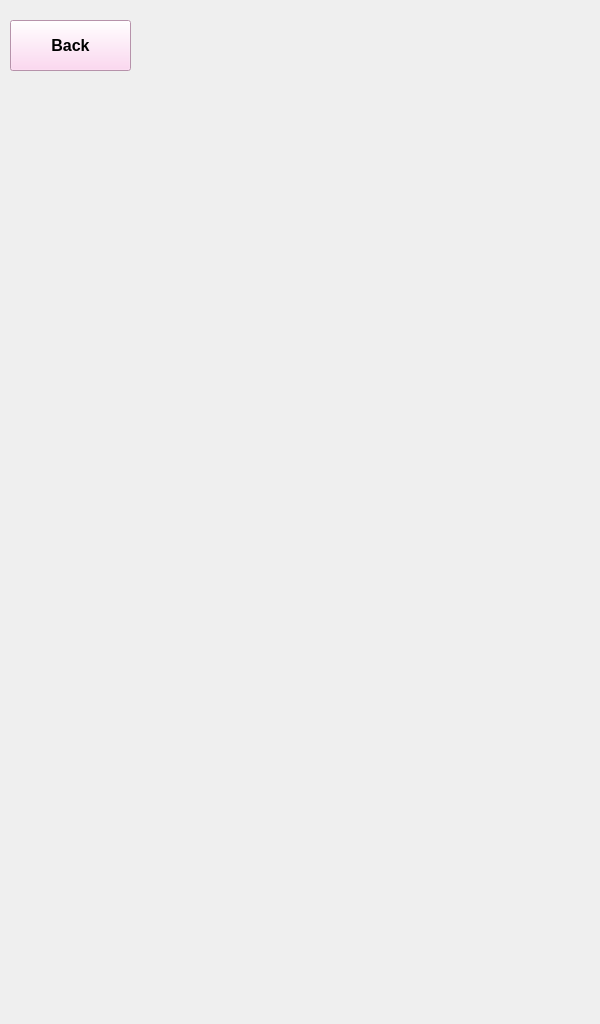
<?xml version="1.0" encoding="UTF-8"?>
<ui version="4.0">
 <class>ThirdWindow</class>
 <widget class="QMainWindow" name="ThirdWindow">
  <property name="geometry">
   <rect>
    <x>0</x>
    <y>0</y>
    <width>600</width>
    <height>1024</height>
   </rect>
  </property>
  <property name="windowTitle">
   <string>MainWindow</string>
  </property>
  <widget class="QWidget" name="centralwidget">
   <widget class="QPushButton" name="Back_Bt">
    <property name="geometry">
     <rect>
      <x>10</x>
      <y>20</y>
      <width>121</width>
      <height>51</height>
     </rect>
    </property>
    <property name="font">
     <font>
      <pointsize>12</pointsize>
      <weight>75</weight>
      <bold>true</bold>
     </font>
    </property>
    <property name="styleSheet">
     <string notr="true">background-color: rgb(255, 205, 238);</string>
    </property>
    <property name="text">
     <string>Back</string>
    </property>
   </widget>
   <widget class="QLabel" name="label_3">
    <property name="geometry">
     <rect>
      <x>0</x>
      <y>0</y>
      <width>600</width>
      <height>1024</height>
     </rect>
    </property>
    <property name="text">
     <string/>
    </property>
    <property name="pixmap">
     <pixmap>../../designs/InsertCoin_02.jpg</pixmap>
    </property>
    <property name="scaledContents">
     <bool>true</bool>
    </property>
   </widget>
   <zorder>label_3</zorder>
   <zorder>Back_Bt</zorder>
  </widget>
 </widget>
 <resources/>
 <connections/>
</ui>
